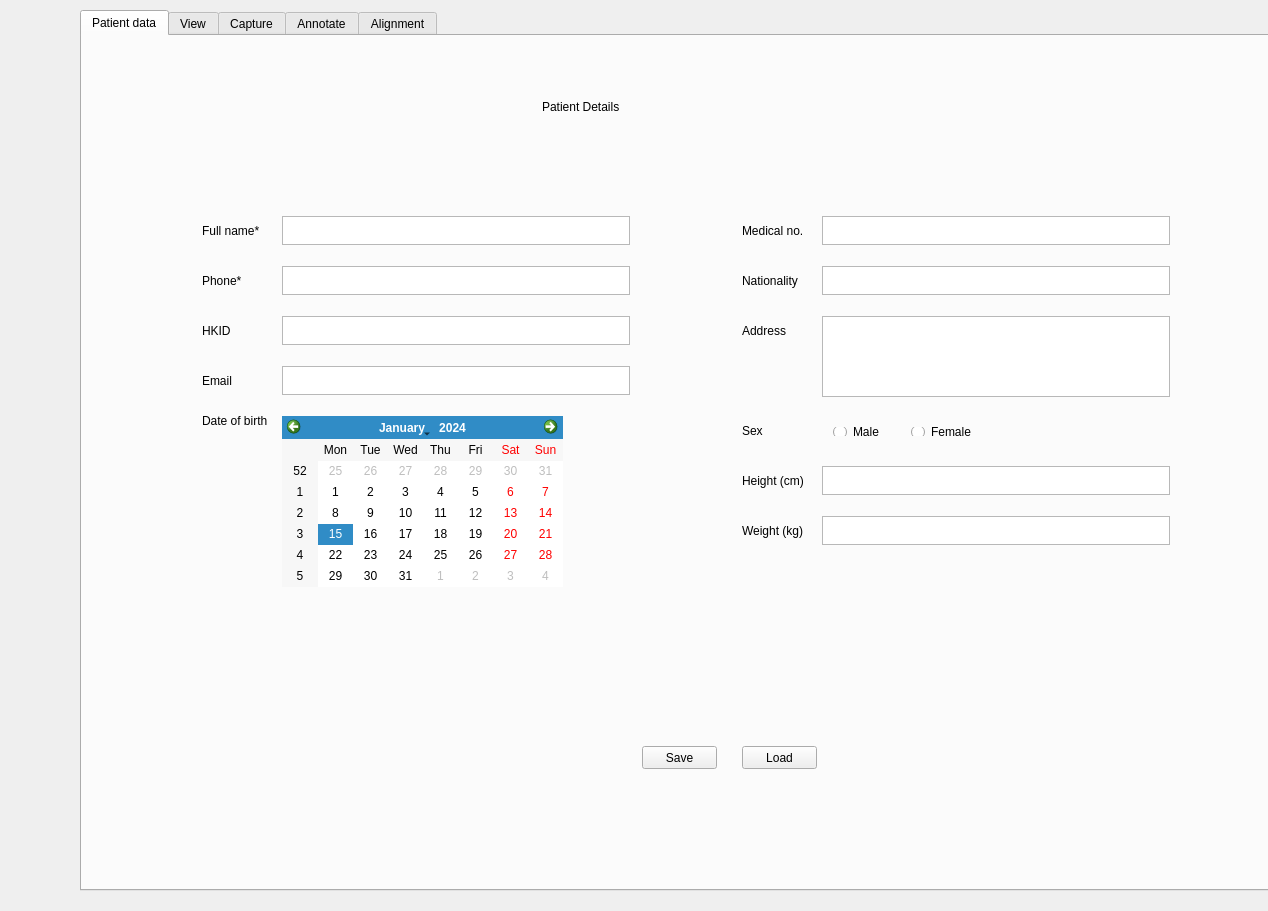
<?xml version="1.0" encoding="UTF-8"?>
<ui version="4.0">
 <class>DesktopAppClass</class>
 <widget class="QWidget" name="DesktopAppClass">
  <property name="geometry">
   <rect>
    <x>0</x>
    <y>0</y>
    <width>1268</width>
    <height>911</height>
   </rect>
  </property>
  <property name="windowTitle">
   <string>DesktopApp</string>
  </property>
  <widget class="QTabWidget" name="tabWidget">
   <property name="geometry">
    <rect>
     <x>80</x>
     <y>10</y>
     <width>1191</width>
     <height>881</height>
    </rect>
   </property>
   <property name="styleSheet">
    <string notr="true">font: 8pt &quot;MS Shell Dlg 2&quot;;</string>
   </property>
   <property name="currentIndex">
    <number>0</number>
   </property>
   <widget class="QWidget" name="patientDataTab">
    <attribute name="title">
     <string>Patient data</string>
    </attribute>
    <widget class="QLabel" name="formTitle">
     <property name="geometry">
      <rect>
       <x>460</x>
       <y>0</y>
       <width>321</width>
       <height>141</height>
      </rect>
     </property>
     <property name="styleSheet">
      <string notr="true">font: 36pt &quot;MS Shell Dlg 2&quot;;</string>
     </property>
     <property name="text">
      <string>Patient Details</string>
     </property>
    </widget>
    <widget class="QTextEdit" name="nameInput">
     <property name="geometry">
      <rect>
       <x>200</x>
       <y>180</y>
       <width>348</width>
       <height>29</height>
      </rect>
     </property>
    </widget>
    <widget class="QLabel" name="nameLabel">
     <property name="geometry">
      <rect>
       <x>120</x>
       <y>180</y>
       <width>61</width>
       <height>29</height>
      </rect>
     </property>
     <property name="text">
      <string>Full name*</string>
     </property>
    </widget>
    <widget class="QLabel" name="idLabel">
     <property name="geometry">
      <rect>
       <x>120</x>
       <y>280</y>
       <width>45</width>
       <height>29</height>
      </rect>
     </property>
     <property name="text">
      <string>HKID</string>
     </property>
    </widget>
    <widget class="QTextEdit" name="idInput">
     <property name="geometry">
      <rect>
       <x>200</x>
       <y>280</y>
       <width>348</width>
       <height>29</height>
      </rect>
     </property>
    </widget>
    <widget class="QLabel" name="sexLabel">
     <property name="geometry">
      <rect>
       <x>660</x>
       <y>380</y>
       <width>45</width>
       <height>29</height>
      </rect>
     </property>
     <property name="text">
      <string>Sex</string>
     </property>
    </widget>
    <widget class="QWidget" name="horizontalLayoutWidget_2">
     <property name="geometry">
      <rect>
       <x>740</x>
       <y>380</y>
       <width>171</width>
       <height>31</height>
      </rect>
     </property>
     <layout class="QHBoxLayout" name="sexInput">
      <item>
       <widget class="QRadioButton" name="male">
        <property name="text">
         <string>Male</string>
        </property>
       </widget>
      </item>
      <item>
       <widget class="QRadioButton" name="female">
        <property name="text">
         <string>Female</string>
        </property>
       </widget>
      </item>
     </layout>
    </widget>
    <widget class="QTextEdit" name="phoneInput">
     <property name="geometry">
      <rect>
       <x>200</x>
       <y>230</y>
       <width>348</width>
       <height>29</height>
      </rect>
     </property>
    </widget>
    <widget class="QLabel" name="phoneLabel">
     <property name="geometry">
      <rect>
       <x>120</x>
       <y>230</y>
       <width>45</width>
       <height>29</height>
      </rect>
     </property>
     <property name="text">
      <string>Phone*</string>
     </property>
    </widget>
    <widget class="QLabel" name="emailLabel">
     <property name="geometry">
      <rect>
       <x>120</x>
       <y>330</y>
       <width>45</width>
       <height>29</height>
      </rect>
     </property>
     <property name="text">
      <string>Email</string>
     </property>
    </widget>
    <widget class="QTextEdit" name="emailInput">
     <property name="geometry">
      <rect>
       <x>200</x>
       <y>330</y>
       <width>348</width>
       <height>29</height>
      </rect>
     </property>
    </widget>
    <widget class="QTextEdit" name="medicalInput">
     <property name="geometry">
      <rect>
       <x>740</x>
       <y>180</y>
       <width>348</width>
       <height>29</height>
      </rect>
     </property>
    </widget>
    <widget class="QLabel" name="medicalLabel">
     <property name="geometry">
      <rect>
       <x>660</x>
       <y>180</y>
       <width>61</width>
       <height>29</height>
      </rect>
     </property>
     <property name="text">
      <string>Medical no.*</string>
     </property>
    </widget>
    <widget class="QTextEdit" name="nationalityInput">
     <property name="geometry">
      <rect>
       <x>740</x>
       <y>230</y>
       <width>348</width>
       <height>29</height>
      </rect>
     </property>
    </widget>
    <widget class="QLabel" name="nationalityLabel">
     <property name="geometry">
      <rect>
       <x>660</x>
       <y>230</y>
       <width>61</width>
       <height>29</height>
      </rect>
     </property>
     <property name="text">
      <string>Nationality</string>
     </property>
    </widget>
    <widget class="QLabel" name="addressLabel">
     <property name="geometry">
      <rect>
       <x>660</x>
       <y>280</y>
       <width>61</width>
       <height>29</height>
      </rect>
     </property>
     <property name="text">
      <string>Address</string>
     </property>
    </widget>
    <widget class="QTextEdit" name="addressInput">
     <property name="geometry">
      <rect>
       <x>740</x>
       <y>280</y>
       <width>348</width>
       <height>81</height>
      </rect>
     </property>
    </widget>
    <widget class="QLabel" name="heightLabel">
     <property name="geometry">
      <rect>
       <x>660</x>
       <y>430</y>
       <width>61</width>
       <height>29</height>
      </rect>
     </property>
     <property name="text">
      <string>Height (cm)</string>
     </property>
    </widget>
    <widget class="QTextEdit" name="heightInput">
     <property name="geometry">
      <rect>
       <x>740</x>
       <y>430</y>
       <width>348</width>
       <height>29</height>
      </rect>
     </property>
    </widget>
    <widget class="QLabel" name="weightLabel">
     <property name="geometry">
      <rect>
       <x>660</x>
       <y>480</y>
       <width>61</width>
       <height>29</height>
      </rect>
     </property>
     <property name="text">
      <string>Weight (kg)</string>
     </property>
    </widget>
    <widget class="QTextEdit" name="weightInput">
     <property name="geometry">
      <rect>
       <x>740</x>
       <y>480</y>
       <width>348</width>
       <height>29</height>
      </rect>
     </property>
    </widget>
    <widget class="QPushButton" name="savePatientButton">
     <property name="geometry">
      <rect>
       <x>560</x>
       <y>710</y>
       <width>75</width>
       <height>23</height>
      </rect>
     </property>
     <property name="text">
      <string>Save</string>
     </property>
    </widget>
    <widget class="QLabel" name="patientDataValidation">
     <property name="geometry">
      <rect>
       <x>470</x>
       <y>760</y>
       <width>341</width>
       <height>71</height>
      </rect>
     </property>
     <property name="text">
      <string/>
     </property>
     <property name="alignment">
      <set>Qt::AlignCenter</set>
     </property>
    </widget>
    <widget class="QPushButton" name="loadPatientButton">
     <property name="geometry">
      <rect>
       <x>660</x>
       <y>710</y>
       <width>75</width>
       <height>23</height>
      </rect>
     </property>
     <property name="text">
      <string>Load</string>
     </property>
    </widget>
    <widget class="QCalendarWidget" name="dobInput">
     <property name="geometry">
      <rect>
       <x>200</x>
       <y>380</y>
       <width>281</width>
       <height>171</height>
      </rect>
     </property>
    </widget>
    <widget class="QLabel" name="dobLabel">
     <property name="geometry">
      <rect>
       <x>120</x>
       <y>370</y>
       <width>71</width>
       <height>29</height>
      </rect>
     </property>
     <property name="text">
      <string>Date of birth</string>
     </property>
    </widget>
    <zorder>formTitle</zorder>
    <zorder>nameInput</zorder>
    <zorder>nameLabel</zorder>
    <zorder>idInput</zorder>
    <zorder>idLabel</zorder>
    <zorder>sexLabel</zorder>
    <zorder>horizontalLayoutWidget_2</zorder>
    <zorder>phoneInput</zorder>
    <zorder>phoneLabel</zorder>
    <zorder>emailLabel</zorder>
    <zorder>emailInput</zorder>
    <zorder>medicalInput</zorder>
    <zorder>medicalLabel</zorder>
    <zorder>nationalityInput</zorder>
    <zorder>nationalityLabel</zorder>
    <zorder>addressLabel</zorder>
    <zorder>addressInput</zorder>
    <zorder>heightLabel</zorder>
    <zorder>heightInput</zorder>
    <zorder>weightLabel</zorder>
    <zorder>weightInput</zorder>
    <zorder>savePatientButton</zorder>
    <zorder>patientDataValidation</zorder>
    <zorder>loadPatientButton</zorder>
    <zorder>dobInput</zorder>
    <zorder>dobLabel</zorder>
   </widget>
   <widget class="QWidget" name="viewTab">
    <attribute name="title">
     <string>View</string>
    </attribute>
    <widget class="QWidget" name="layoutWidget">
     <property name="geometry">
      <rect>
       <x>70</x>
       <y>70</y>
       <width>741</width>
       <height>601</height>
      </rect>
     </property>
     <layout class="QVBoxLayout" name="verticalLayout">
      <item>
       <widget class="QGraphicsView" name="graphicsViewVideo"/>
      </item>
      <item>
       <layout class="QHBoxLayout" name="horizontalLayout">
        <item>
         <widget class="QGraphicsView" name="graphicsViewVideo2"/>
        </item>
        <item>
         <widget class="QGraphicsView" name="graphicsViewVideo3"/>
        </item>
       </layout>
      </item>
     </layout>
    </widget>
   </widget>
   <widget class="QWidget" name="captureTab">
    <property name="styleSheet">
     <string notr="true"/>
    </property>
    <attribute name="title">
     <string>Capture</string>
    </attribute>
    <widget class="QGraphicsView" name="graphicsViewVideo4">
     <property name="geometry">
      <rect>
       <x>70</x>
       <y>70</y>
       <width>631</width>
       <height>321</height>
      </rect>
     </property>
    </widget>
    <widget class="QPushButton" name="captureButton">
     <property name="geometry">
      <rect>
       <x>460</x>
       <y>760</y>
       <width>75</width>
       <height>23</height>
      </rect>
     </property>
     <property name="text">
      <string>capture</string>
     </property>
    </widget>
    <widget class="QGraphicsView" name="graphicsViewImage">
     <property name="geometry">
      <rect>
       <x>70</x>
       <y>410</y>
       <width>591</width>
       <height>301</height>
      </rect>
     </property>
    </widget>
    <widget class="QPushButton" name="saveButtonCaptureTab">
     <property name="geometry">
      <rect>
       <x>540</x>
       <y>760</y>
       <width>75</width>
       <height>23</height>
      </rect>
     </property>
     <property name="text">
      <string>save</string>
     </property>
    </widget>
    <widget class="QWidget" name="layoutWidget">
     <property name="geometry">
      <rect>
       <x>460</x>
       <y>730</y>
       <width>323</width>
       <height>19</height>
      </rect>
     </property>
     <layout class="QHBoxLayout" name="horizontalLayout_2">
      <item>
       <widget class="QRadioButton" name="radioButton">
        <property name="text">
         <string>Color</string>
        </property>
       </widget>
      </item>
      <item>
       <widget class="QRadioButton" name="radioButton2">
        <property name="text">
         <string>Depth</string>
        </property>
       </widget>
      </item>
      <item>
       <widget class="QRadioButton" name="radioButton3">
        <property name="text">
         <string>Color to Depth</string>
        </property>
       </widget>
      </item>
      <item>
       <widget class="QRadioButton" name="radioButton4">
        <property name="text">
         <string>Depth to Color</string>
        </property>
       </widget>
      </item>
     </layout>
    </widget>
    <widget class="QPushButton" name="annotateButtonCaptureTab">
     <property name="geometry">
      <rect>
       <x>710</x>
       <y>760</y>
       <width>75</width>
       <height>23</height>
      </rect>
     </property>
     <property name="text">
      <string>Analysis</string>
     </property>
    </widget>
    <widget class="QGraphicsView" name="graphicsViewVideo5">
     <property name="geometry">
      <rect>
       <x>720</x>
       <y>70</y>
       <width>381</width>
       <height>321</height>
      </rect>
     </property>
    </widget>
    <widget class="QLabel" name="imuText">
     <property name="geometry">
      <rect>
       <x>680</x>
       <y>440</y>
       <width>411</width>
       <height>31</height>
      </rect>
     </property>
     <property name="text">
      <string/>
     </property>
     <property name="alignment">
      <set>Qt::AlignCenter</set>
     </property>
    </widget>
    <widget class="QGraphicsView" name="graphicsViewGyroscope">
     <property name="geometry">
      <rect>
       <x>680</x>
       <y>500</y>
       <width>191</width>
       <height>211</height>
      </rect>
     </property>
    </widget>
    <widget class="QGraphicsView" name="graphicsViewAccelerometer">
     <property name="geometry">
      <rect>
       <x>910</x>
       <y>500</y>
       <width>191</width>
       <height>211</height>
      </rect>
     </property>
    </widget>
    <widget class="QLabel" name="saveInfoCaptureTab">
     <property name="geometry">
      <rect>
       <x>466</x>
       <y>790</y>
       <width>311</width>
       <height>51</height>
      </rect>
     </property>
     <property name="text">
      <string/>
     </property>
     <property name="alignment">
      <set>Qt::AlignCenter</set>
     </property>
     <property name="wordWrap">
      <bool>true</bool>
     </property>
    </widget>
    <widget class="QPushButton" name="saveVideoButton">
     <property name="geometry">
      <rect>
       <x>624</x>
       <y>760</y>
       <width>81</width>
       <height>23</height>
      </rect>
     </property>
     <property name="text">
      <string>start recording</string>
     </property>
    </widget>
    <widget class="QLabel" name="recordingIndicatorText">
     <property name="geometry">
      <rect>
       <x>70</x>
       <y>30</y>
       <width>191</width>
       <height>31</height>
      </rect>
     </property>
     <property name="styleSheet">
      <string notr="true">font: 75 14pt &quot;MS Shell Dlg 2&quot;;
color: rgb(255, 0, 5);
</string>
     </property>
     <property name="text">
      <string>Recording</string>
     </property>
    </widget>
   </widget>
   <widget class="QWidget" name="annotateTab">
    <attribute name="title">
     <string>Annotate</string>
    </attribute>
    <widget class="QGraphicsView" name="graphicsViewAnnotation">
     <property name="geometry">
      <rect>
       <x>120</x>
       <y>30</y>
       <width>401</width>
       <height>331</height>
      </rect>
     </property>
    </widget>
    <widget class="QLabel" name="annotationsText">
     <property name="geometry">
      <rect>
       <x>730</x>
       <y>540</y>
       <width>271</width>
       <height>171</height>
      </rect>
     </property>
     <property name="styleSheet">
      <string notr="true">font: 12pt &quot;MS Shell Dlg 2&quot;;</string>
     </property>
     <property name="text">
      <string/>
     </property>
     <property name="alignment">
      <set>Qt::AlignCenter</set>
     </property>
    </widget>
    <widget class="QWidget" name="horizontalLayoutWidget">
     <property name="geometry">
      <rect>
       <x>700</x>
       <y>410</y>
       <width>321</width>
       <height>31</height>
      </rect>
     </property>
     <layout class="QHBoxLayout" name="horizontalLayout_3">
      <item>
       <widget class="QPushButton" name="saveButtonAnnotateTab">
        <property name="text">
         <string>Save</string>
        </property>
       </widget>
      </item>
      <item>
       <widget class="QPushButton" name="annotateButtonAnnotateTab">
        <property name="text">
         <string>Fetch annotations</string>
        </property>
       </widget>
      </item>
      <item>
       <widget class="QPushButton" name="reportButton">
        <property name="text">
         <string>Generate report</string>
        </property>
       </widget>
      </item>
     </layout>
    </widget>
    <widget class="QGraphicsView" name="graphicsViewAnnotation2">
     <property name="geometry">
      <rect>
       <x>650</x>
       <y>30</y>
       <width>401</width>
       <height>331</height>
      </rect>
     </property>
    </widget>
    <widget class="QGraphicsView" name="graphicsViewAnnotation_2">
     <property name="geometry">
      <rect>
       <x>120</x>
       <y>420</y>
       <width>401</width>
       <height>331</height>
      </rect>
     </property>
    </widget>
    <widget class="QLabel" name="saveInfoAnnotateTab">
     <property name="geometry">
      <rect>
       <x>700</x>
       <y>460</y>
       <width>321</width>
       <height>51</height>
      </rect>
     </property>
     <property name="text">
      <string/>
     </property>
     <property name="alignment">
      <set>Qt::AlignCenter</set>
     </property>
     <property name="wordWrap">
      <bool>true</bool>
     </property>
    </widget>
   </widget>
   <widget class="QWidget" name="alignmentTab">
    <attribute name="title">
     <string>Alignment</string>
    </attribute>
    <widget class="QPushButton" name="loadColorButton">
     <property name="geometry">
      <rect>
       <x>590</x>
       <y>200</y>
       <width>141</width>
       <height>23</height>
      </rect>
     </property>
     <property name="text">
      <string>Upload RGB video</string>
     </property>
    </widget>
    <widget class="QPushButton" name="loadDepthButton">
     <property name="geometry">
      <rect>
       <x>590</x>
       <y>240</y>
       <width>141</width>
       <height>23</height>
      </rect>
     </property>
     <property name="text">
      <string>Upload Depth video</string>
     </property>
    </widget>
    <widget class="QLabel" name="colorFilename">
     <property name="geometry">
      <rect>
       <x>240</x>
       <y>200</y>
       <width>341</width>
       <height>20</height>
      </rect>
     </property>
     <property name="text">
      <string/>
     </property>
     <property name="alignment">
      <set>Qt::AlignRight|Qt::AlignTrailing|Qt::AlignVCenter</set>
     </property>
    </widget>
    <widget class="QLabel" name="depthFilename">
     <property name="geometry">
      <rect>
       <x>236</x>
       <y>240</y>
       <width>341</width>
       <height>20</height>
      </rect>
     </property>
     <property name="text">
      <string/>
     </property>
     <property name="alignment">
      <set>Qt::AlignRight|Qt::AlignTrailing|Qt::AlignVCenter</set>
     </property>
    </widget>
    <widget class="QPushButton" name="alignButton">
     <property name="geometry">
      <rect>
       <x>590</x>
       <y>300</y>
       <width>141</width>
       <height>23</height>
      </rect>
     </property>
     <property name="text">
      <string>Align RGBD video</string>
     </property>
    </widget>
    <widget class="QLabel" name="messageText">
     <property name="geometry">
      <rect>
       <x>350</x>
       <y>370</y>
       <width>341</width>
       <height>111</height>
      </rect>
     </property>
     <property name="text">
      <string/>
     </property>
     <property name="alignment">
      <set>Qt::AlignCenter</set>
     </property>
    </widget>
   </widget>
  </widget>
 </widget>
 <layoutdefault spacing="6" margin="11"/>
 <resources>
  <include location="desktopapp.qrc"/>
 </resources>
 <connections/>
</ui>
